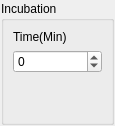
<?xml version="1.0" encoding="UTF-8"?>
<ui version="4.0">
 <class>IncubationWidget</class>
 <widget class="QWidget" name="IncubationWidget">
  <property name="geometry">
   <rect>
    <x>0</x>
    <y>0</y>
    <width>115</width>
    <height>118</height>
   </rect>
  </property>
  <property name="windowTitle">
   <string>Form</string>
  </property>
  <layout class="QGridLayout" name="gridLayout">
   <property name="leftMargin">
    <number>1</number>
   </property>
   <property name="topMargin">
    <number>1</number>
   </property>
   <property name="rightMargin">
    <number>1</number>
   </property>
   <property name="bottomMargin">
    <number>1</number>
   </property>
   <property name="spacing">
    <number>1</number>
   </property>
   <item row="0" column="0">
    <widget class="QGroupBox" name="groupBox">
     <property name="sizePolicy">
      <sizepolicy hsizetype="Minimum" vsizetype="Minimum">
       <horstretch>0</horstretch>
       <verstretch>0</verstretch>
      </sizepolicy>
     </property>
     <property name="title">
      <string>Incubation</string>
     </property>
     <layout class="QVBoxLayout" name="verticalLayout_4">
      <item>
       <layout class="QVBoxLayout" name="verticalLayout">
        <item>
         <widget class="QLabel" name="label">
          <property name="text">
           <string>Time(Min)</string>
          </property>
         </widget>
        </item>
        <item>
         <widget class="QSpinBox" name="spinTime">
          <property name="buttonSymbols">
           <enum>QAbstractSpinBox::UpDownArrows</enum>
          </property>
          <property name="accelerated">
           <bool>true</bool>
          </property>
          <property name="minimum">
           <number>-2147483647</number>
          </property>
          <property name="maximum">
           <number>2147483647</number>
          </property>
         </widget>
        </item>
       </layout>
      </item>
      <item>
       <spacer name="verticalSpacer">
        <property name="orientation">
         <enum>Qt::Vertical</enum>
        </property>
        <property name="sizeHint" stdset="0">
         <size>
          <width>20</width>
          <height>40</height>
         </size>
        </property>
       </spacer>
      </item>
     </layout>
    </widget>
   </item>
  </layout>
 </widget>
 <resources/>
 <connections/>
</ui>
